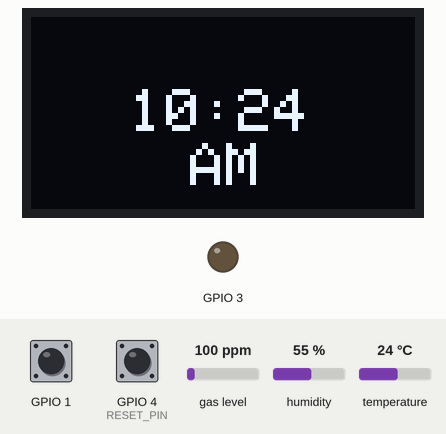
Bench run of a sketch on a simulated ESP32-C3. Shown: 128×64 one-colour display, output pins drawn as LEDs (lit = HIGH). The test bench sets the inputs (shaded band); at power-on: GPIO 4 (RESET_PIN) HIGH, gas level 100 ppm, GPIO 1 HIGH, humidity 55 %, temperature 24 °C. WiFi joins after 1.5 s; servers stay silent unless stated; I2S audio is not simulated (input reads silence); the local clock reads 2024-03-15 10:24:30 at power-on unless the sketch sets it; random numbers use the default seed unless the sketch sets one; pins used as bus, display or sensor lines are not drawn.

Above: at 5.0 s.
5.1 s: GPIO 4 (RESET_PIN) pulled LOW for 0.15 s
At 5.68 s:
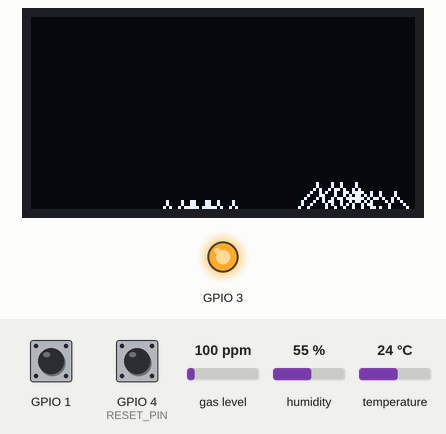
7.2 s: GPIO 4 (RESET_PIN) pulled LOW for 1 s
At 8.4 s:
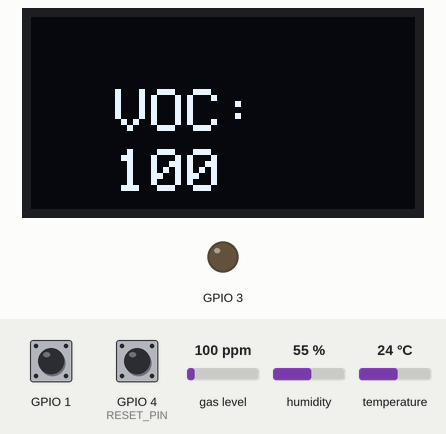
9.7 s: gas level set to 20 ppm
At 10.9 s:
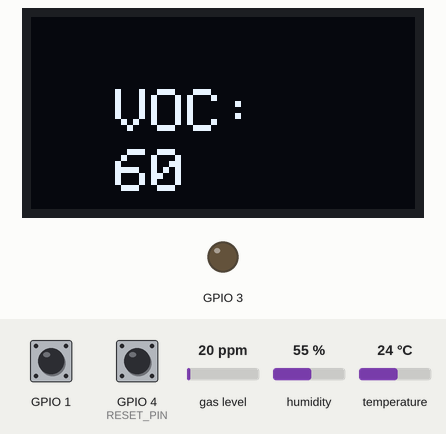
11.2 s: GPIO 1 pulled LOW for 1 s
At 11.52 s:
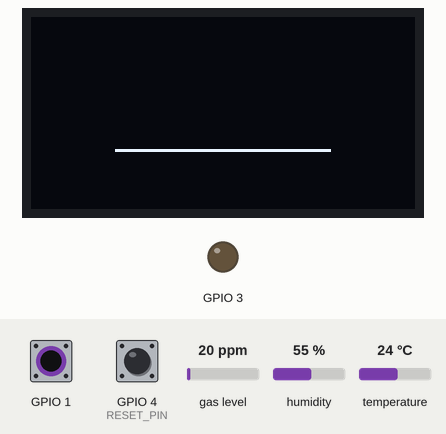
14.0 s: GPIO 1 pulled LOW for 0.15 s
At 14.15 s:
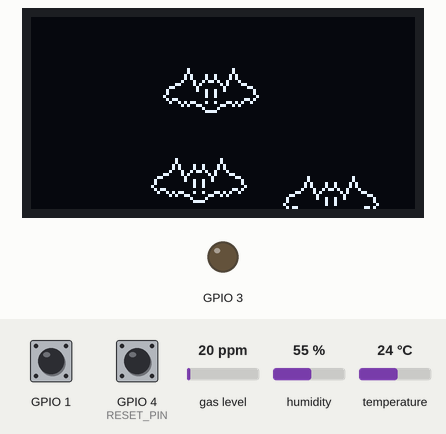
15.7 s: GPIO 1 pulled LOW for 0.15 s
At 17.0 s:
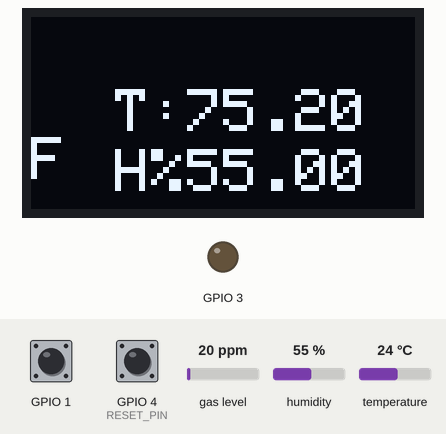
Timing chart, 0 to 18.5 s (numbered marks = the images above; inputs shaded):
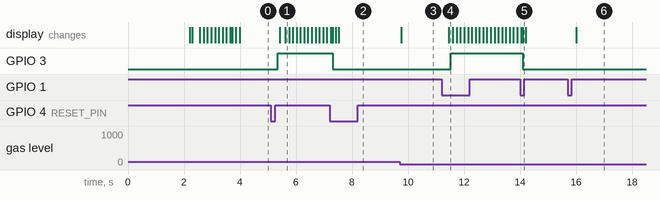

The sketch:

ESP32C3_supermini_OLED_NTP_Watch.ino
```cpp
#include <Adafruit_GFX.h>
#include <Adafruit_SSD1306.h>
#include <Wire.h>
#include <WiFi.h>
#include "time.h"
#include "Adafruit_SHTC3.h"
#include "Adafruit_SGP40.h"
#include <esp_task_wdt.h>
#include <driver/i2s.h>

#include "func.h"

void setup() {
  initOLED();

  initSensors();
  pinMode(0, OUTPUT);//for FLEDs
  digitalWrite(0, LOW);
  pinMode(3, OUTPUT);
  digitalWrite(3, LOW);

  WiFi.begin(ssid, password);

  while (WiFi.status() != WL_CONNECTED) {
    display.clearDisplay();
    display.drawBitmap(GX((72/2)-16), GY(4), load[frame], FRAME_WIDTH, FRAME_HEIGHT, 1);
    display.display();  // transfer internal memory to the display
    frame = (frame+1)%LOAD_FRAME_COUNT;
    delay(FRAME_DELAY);
  }
    display.clearDisplay();
    display.drawBitmap(GX((72/2)-16), GY(4), checkmark, FRAME_WIDTH, FRAME_HEIGHT, 1);
    display.display();  // transfer internal memory to the display


  configTime(gmtOffset_sec, daylightOffset_sec, ntpServer);
  printLocalTime();


  //disconnect WiFi as it's no longer needed
  WiFi.disconnect(true);
  WiFi.mode(WIFI_OFF);

  pinMode(4, INPUT_PULLUP);
  pinMode(1, INPUT_PULLUP);
  initMicrophone();
  noise_floor = calibrateNoiseFloor();
  pinMode(0, OUTPUT); //for FLEDs
  digitalWrite(0, LOW);
  pinMode(3, OUTPUT);
  digitalWrite(3, LOW);
}

void loop(void) {
  pollButtons();

  if (screen != ScreenMode::Twinkles) {
    digitalWrite(0, LOW);
    digitalWrite(3, LOW);
  }
 handleScreens();
}
```

func.h
```cpp
#include "vars.h"
void enterBootloader() {
  delay(100);

  // Proper watchdog configuration
  const esp_task_wdt_config_t wdt_config = {
    .timeout_ms = 1000,
    .idle_core_mask = 0,
    .trigger_panic = true
  };

  esp_task_wdt_init(&wdt_config);
  esp_task_wdt_add(xTaskGetCurrentTaskHandle());

  while (true)
    ;  // Wait for watchdog to trigger
}

void checkUploadTrigger() {
  if (Serial.available() && Serial.read() == 'b') {
    enterBootloader();
  }
}

// Hardware reset function
void hardwareReset() {
  pinMode(RESET_PIN, OUTPUT);
  digitalWrite(RESET_PIN, LOW);
  delayMicroseconds(100);
  digitalWrite(RESET_PIN, HIGH);
  delay(10);
}

void drawSprite(uint8_t x, uint8_t y) {
  display.drawBitmap(GX(x), GY(y), twinkle0, 8, 8, SSD1306_WHITE);
}

uint8_t buttonsState() {
  uint8_t state = 0;
  // Read GPIO4 (Left Button). Assume active-low wiring (LOW = pressed)
  if (digitalRead(4) == LOW) {
    state |= LEFT_BUTTON;  // Set bit 4 if pressed
  }
  // Read GPIO1 (Right Button). Use caution with GPIO1 (UART TX)!
  if (digitalRead(1) == LOW) {
    state |= RIGHT_BUTTON;  // Set bit 1 if pressed
  }
  return state;
}
bool anyPressed(uint8_t buttons) {
  return (buttonsState() & buttons) != 0;
}
bool pressed(uint8_t buttons) {
  return (buttonsState() & buttons) == buttons;
}
bool notPressed(uint8_t buttons) {
  return (buttonsState() & buttons) == 0;
}

bool justPressed(uint8_t button) {
  return (!(previousButtonState & button) && (currentButtonState & button));
}
bool justReleased(uint8_t button) {
  return (!(previousButtonState & button) && !(currentButtonState & button));
}
void pollButtons() {
  previousButtonState = currentButtonState;
  currentButtonState = buttonsState();
}


void printLocalTime() {
  struct tm timeinfo;
  getLocalTime(&timeinfo);
  display.setCursor(timeX, timeY);
  display.print(&timeinfo, "%I:%M");
  int currentHour = timeinfo.tm_hour;
  if (currentHour >= 12) {
    am = false;
    pm = true;
  } else {
    am = true;
    pm = false;
  }
  display.setCursor(timeX + 20, timeY + 18);
  display.print(pm ? "PM" : "AM");
}

void initSensors() {
  if (!clim.begin()) {
    while (1) delay(1);
  }
  if (!mox.begin()) {
    while (1) delay(1);
  }
}
void initOLED() {
  //delay(1000);
  pinMode(9, INPUT_PULLUP);  // GPIO9 = BOOT button

  // Upload rescue delay
  delay(2000);  // 2-second window for uploads

  // Check for serial upload trigger
  Serial.begin(115200);
  for (int i = 0; i < 20; i++) {
    checkUploadTrigger();
    delay(10);
  }
  hardwareReset();

  Wire.begin(5, 6);  // SDA=GPIO5, SCL=GPIO6
  Wire.setClock(400000);

  if (!display.begin(SSD1306_SWITCHCAPVCC, SCREEN_ADDRESS)) {
    Serial.println(F("SSD1306 allocation failed"));
    for (;;)
      ;
  }
  display.setTextSize(2);
  display.setTextColor(SSD1306_WHITE);
  display.clearDisplay();
  display.display();
}


void swapInt16(int16_t& a, int16_t& b) {
  int16_t temp = a;
  a = b;
  b = temp;
}

void drawLine(int16_t x0, int16_t y0, int16_t x1, int16_t y1, uint8_t color = WHITE) {
  // bresenham's algorithm - thx wikpedia
  bool steep = abs(y1 - y0) > abs(x1 - x0);
  if (steep) {
    swapInt16(x0, y0);
    swapInt16(x1, y1);
  }

  if (x0 > x1) {
    swapInt16(x0, x1);
    swapInt16(y0, y1);
  }

  int16_t dx, dy;
  dx = x1 - x0;
  dy = abs(y1 - y0);

  int16_t err = dx / 2;
  int8_t ystep;

  if (y0 < y1) {
    ystep = 1;
  } else {
    ystep = -1;
  }

  for (; x0 <= x1; x0++) {
    if (steep) {
      display.drawPixel(y0, x0, color);
    } else {
      display.drawPixel(x0, y0, color);
    }

    err -= dy;
    if (err < 0) {
      y0 += ystep;
      err += dx;
    }
  }
}
float removeDCOffset(int32_t raw) {
  static float dc_offset = 0.0f;
  static float alpha = 0.9999f;  // Very slow DC removal

  dc_offset = alpha * dc_offset + (1 - alpha) * raw;
  return raw - dc_offset;
}
void initMicrophone() {
  i2s_config_t i2s_config = {
    .mode = (i2s_mode_t)(I2S_MODE_MASTER | I2S_MODE_RX),
    .sample_rate = SAMPLE_RATE,
    .bits_per_sample = I2S_BITS_PER_SAMPLE_32BIT,  // INMP441 uses 32-bit container
    .channel_format = I2S_CHANNEL_FMT_ONLY_LEFT,
    .communication_format = I2S_COMM_FORMAT_I2S,
    .intr_alloc_flags = ESP_INTR_FLAG_LEVEL1,
    .dma_buf_count = 4,
    .dma_buf_len = 256,
    .use_apll = false,
    .tx_desc_auto_clear = false,
    .fixed_mclk = 0
  };

  i2s_pin_config_t pin_config = {
    .bck_io_num = I2S_MIC_SERIAL_CLOCK,
    .ws_io_num = I2S_MIC_LEFT_RIGHT,
    .data_out_num = I2S_PIN_NO_CHANGE,
    .data_in_num = I2S_MIC_SERIAL_DATA
  };

  i2s_driver_install(I2S_NUM_0, &i2s_config, 0, NULL);
  i2s_set_pin(I2S_NUM_0, &pin_config);
}

// Improved envelope detector
float calculateEnvelope(float sample) {
  static float envelope = MIN_AMPLITUDE;
  const float attack = (sample > envelope) ? 0.1f : 0.0001f;

  envelope = (1 - attack) * envelope + attack * fabs(sample);
  return max(envelope, MIN_AMPLITUDE);
}

float calculateGain(int16_t sample) {
  static float gain = 2.0;
  const float attack = 1.0 - exp(-1.0 / (SAMPLE_RATE * ATTACK_US / 1000000.0));
  const float release = exp(-1.0 / (SAMPLE_RATE * RELEASE_US / 1000000.0));

  float amplitude = fabs(sample / 32768.0f);
  static float envelope = 0.0;

  envelope = max(amplitude, envelope * release);

  if (envelope > (NOISE_FLOOR / 32768.0f)) {
    gain = min(1.0f, gain + attack);
  } else {
    gain = max(0.01f, gain * release);
  }

  return gain;
}

// Proper 24-bit sample conversion
float processSample(int32_t raw) {
  // 1. Convert 32-bit container to 24-bit sample
  raw >>= 8;  // Discard lower 8 bits (24-bit in 32-bit container)

  // 2. Convert to float (-1.0 to 1.0)
  float sample = raw / 8388608.0f;  // 2^23 = 8,388,608

  // 3. DC offset removal
  static float dc_offset = 0;
  dc_offset = 0.9999f * dc_offset + 0.0001f * sample;
  return sample - dc_offset;
}

// Debug output
void printLevels() {
  static uint32_t last_print = 0;
  if (millis() - last_print > 1000) {
    Serial.printf("Raw: %6d  Envelope: %.4f  dB: %6.1f\n",
                  raw_samples[0],
                  envelope,
                  20 * log10(envelope));
    last_print = millis();
  }
}

// INMP441-specific noise floor calibration
float calibrateNoiseFloor() {
  const int calibration_samples = 512;
  float sum = 0;

  for (int i = 0; i < calibration_samples; i++) {
    int32_t raw;
    size_t bytes_read;
    i2s_read(I2S_NUM_0, &raw, sizeof(raw), &bytes_read, portMAX_DELAY);
    sum += fabs(processSample(raw));
  }
  return (sum / calibration_samples) * 3.0f;  // 3σ threshold
}
void captureAudio() {
  size_t bytes_read;
  i2s_read(I2S_NUM_0, raw_samples, sizeof(raw_samples), &bytes_read, portMAX_DELAY);

  // Track peak over 100ms window
  static float peak = 0;
  float current_peak = 0;

  for (int i = 0; i < SAMPLE_COUNT; i++) {
    waveform[i] = processSample(raw_samples[i]);
    current_peak = max(current_peak, fabs(waveform[i] / 32768.0f));
  }

  // Smooth peak tracking
  peak = 0.9 * peak + 0.1 * current_peak;
  max_amplitude = 32768 * (peak + 0.01);  // Prevent division by zero
}

// Audio processing pipeline
void processAudio() {
  static float noise_floor = 0.01f;
  static float max_amplitude = 3.0f;

  size_t bytes_read;
  i2s_read(I2S_NUM_0, raw_samples, sizeof(raw_samples), &bytes_read, portMAX_DELAY);

  // Process samples
  float current_max = 0;
  for (int i = 0; i < SAMPLE_COUNT; i++) {
    float sample = processSample(raw_samples[i]);

    // Noise gate
    if (fabs(sample) < noise_floor) {
      sample = 0;
    }

    // Adaptive scaling
    current_max = fmax(current_max, fabs(sample));
    processed_samples[i] = sample;
  }

  // Update amplitude tracking
  max_amplitude = 0.9f * max_amplitude + 0.1f * current_max;
}

// OLED Visualization
void drawWaveform() {
  const float vertical_scale = 8.0f;
  const int mid_y = GY(VISIBLE_HEIGHT / 2);
  const int amp_range = (VISIBLE_HEIGHT / 2) * vertical_scale;


  // Draw center line
  display.drawFastHLine(GX(0), mid_y, VISIBLE_WIDTH, SSD1306_WHITE);

  // Draw waveform
  for (int x = 1; x < SAMPLE_COUNT; x++) {
    int y_prev = mid_y + constrain(processed_samples[x - 1] * amp_range, -amp_range, amp_range);
    int y_curr = mid_y + constrain(processed_samples[x] * amp_range, -amp_range, amp_range);

    display.drawLine(GX(x - 1), y_prev, GX(x), y_curr, SSD1306_WHITE);
  }
}


void initTwinkles(const uint8_t (*bitmap)[128], uint8_t w, uint8_t h, int cframe) {
  uint8_t icons[NUMFLAKES][3];
  cframe = 0;
  // initialize
  for (uint8_t f = 0; f < NUMFLAKES; f++) {
    icons[f][XPOS] = random(GX(-16), GX(VISIBLE_WIDTH));
    icons[f][YPOS] = GY(40);
    icons[f][DELTAY] = random(-5, -1) + -1;
  }
  while (screen == ScreenMode::Twinkles) {
    // draw each icon
    digitalWrite(0, HIGH);
    digitalWrite(3, HIGH);
    pollButtons();
    display.clearDisplay();


    for (uint8_t f = 0; f < NUMFLAKES; f++) {
      display.drawBitmap(icons[f][XPOS], icons[f][YPOS], bitmap[cframe], w, h, 1);
      // move it
      icons[f][YPOS] += icons[f][DELTAY];
      // if its gone, reinit
      if (icons[f][YPOS] < GY(-16)) {
        icons[f][XPOS] = random(GX(-16), GY(VISIBLE_WIDTH));
        icons[f][YPOS] = GY(40);
        icons[f][DELTAY] = random(-5, -1) + -1;
      }
    }
    cframe = (cframe + 1) % BAT_FRAME_COUNT;
    delay(FRAME_DELAY);

    if (justPressed(LEFT_BUTTON)) {
      screen = ScreenMode::Waveform;
    }
    if (justPressed(RIGHT_BUTTON)) {
      screen = ScreenMode::Time;
    }
    display.display();
  }
}

void sensorsUpdate() {
  //Wire.endTransmission();           // Force release I2C bus
  clim.getEvent(&humidity, &temp);  // populate temp and humidity objects with fresh data
  voc_index = mox.measureVocIndex(temp.temperature, humidity.relative_humidity);
}

void handleScreens() {
  ////Wire.endTransmission();           // Force release I2C bus
  clim.getEvent(&humidity, &temp);  // populate temp and humidity objects with fresh data
  voc_index = mox.measureVocIndex(temp.temperature, humidity.relative_humidity);

  switch (screen) {
    case ScreenMode::Time:

      display.clearDisplay();  // clear the internal memory
      printLocalTime();
      display.display();  // transfer internal memory to the display
      //Wire.endTransmission();  // Force release I2C bus
      if (justPressed(LEFT_BUTTON)) {
        screen = ScreenMode::Twinkles;
      }
      if (justPressed(RIGHT_BUTTON)) {
        screen = ScreenMode::TempHumidity;
      }
      break;

    case ScreenMode::TempHumidity:
      ////Wire.endTransmission();  // Force release I2C bus

      // Read SHTC3 sensor (Adafruit library uses Wire)
      //sensors_event_t humidity, temp;
      //clim.getEvent(&humidity, &temp);

      // Update display with sensor data
      display.clearDisplay();
      display.setCursor(GX(0), GY(0));
      display.print("T:");
      display.println(temp.temperature * 1.8 + 32);
      display.print("F");
      display.setCursor(GX(0), GY(20));
      display.print("H%");
      display.print(humidity.relative_humidity);
      display.display();
      //Wire.endTransmission();  // Release bus again
      if (justPressed(LEFT_BUTTON)) {
        screen = ScreenMode::Time;
      }
      if (justPressed(RIGHT_BUTTON)) {
        screen = ScreenMode::VocIndex;
      }
      break;

    case ScreenMode::VocIndex:

      // Update display with sensor data
      display.clearDisplay();
      display.setCursor(GX(0), GY(0));
      display.println("VOC: ");
      display.setCursor(GX(0), GY(20));
      display.println(voc_index);
      display.display();
      //Wire.endTransmission();
      if (justPressed(LEFT_BUTTON)) {
        screen = ScreenMode::TempHumidity;
      }
      if (justPressed(RIGHT_BUTTON)) {
        screen = ScreenMode::Waveform;
      }

      break;

    case ScreenMode::Waveform:
      while (screen == ScreenMode::Waveform) {
        pollButtons();
        processAudio();
        display.clearDisplay();
        drawWaveform();
        display.display();
        if (pressed(LEFT_BUTTON)) { screen = ScreenMode::VocIndex; }
        if (pressed(RIGHT_BUTTON)) { screen = ScreenMode::Twinkles; }
      }
      break;

    case ScreenMode::Twinkles:

      initTwinkles(bat, 32, 32, frame);

      break;
  }
}
```

vars.h
```cpp
#pragma once

#include "arrays.h"

////////
///////Please keep in mind that pins 5 and 6 should not be used as buttons, and cannot be grounded for the display to work.
///////
///////
//#define LEFT_BUTTON A4
//#define RIGHT_BUTTON A1
// Define bitmasks for buttons (GPIO4 = Left, GPIO1 = Right)
#define LEFT_BUTTON (1 << 4)   // Bit 4 represents GPIO4
#define RIGHT_BUTTON (1 << 1)  // Bit 1 represents GPIO1
#define NUMFLAKES 5
#define XPOS 0
#define YPOS 1
#define DELTAY 2

// Add these parameters at the top
#define SAMPLE_RATE           16000  // INMP441 supports up to 48kHz
#define BIT_DEPTH             24     // INMP441 is 24-bit

#define NOISE_FLOOR 10       // Adjust based on your environment (0-1000)
#define ATTACK_US         5000  // 10ms attack time
#define RELEASE_US        300000 // 300ms release time
#define DYNAMIC_RANGE 40.0f   // dB of range to display (40dB is natural)
// Add these constants
#define MIN_AMPLITUDE 0.0001f  // -80 dBFS (avoid log(0))
#define CALIBRATION_SAMPLES 512

// OLED Configuration
#define VISIBLE_WIDTH 72
#define VISIBLE_HEIGHT 40
#define X_OFFSET 28
#define Y_OFFSET 24
#define TEXT_Y_OFFSET 36
#define GX(x) (x + X_OFFSET)
#define GY(y) (y + Y_OFFSET)
#define TX(x) (x + X_OFFSET)  // Text X position
#define TY(y) (y + TEXT_Y_OFFSET) // Text Y position
// I2S Microphone Configuration
#define SAMPLE_COUNT VISIBLE_WIDTH
#define I2S_MIC_SERIAL_CLOCK GPIO_NUM_10
#define I2S_MIC_LEFT_RIGHT GPIO_NUM_7
#define I2S_MIC_SERIAL_DATA GPIO_NUM_2

#define BUFFER_WIDTH 128
#define BUFFER_HEIGHT 64
#define RESET_PIN 4
#define SCREEN_ADDRESS 0x3C

const char* ssid = "Polaris";
const char* password = "Gaystuffs";
const char* ntpServer = "pool.ntp.org";

const long gmtOffset_sec = -21600;
const long interval = 1000;

const int daylightOffset_sec = 3600;

// Global variables
float current_gain = 1.0;
float envelope = 0.0f;
float processed_samples[SAMPLE_COUNT];
float noise_floor;

uint32_t last_activity = 0;

int32_t raw_samples[SAMPLE_COUNT];
int32_t voc_index;
int16_t waveform[SAMPLE_COUNT];
int16_t max_amplitude = 1000;    // Auto-adjusts to input

int xOffset = 28;
int textyOffset = 36;
int yOffset = 24;
int width = xOffset+72;
int height = yOffset+40;
int frame = 0;

uint8_t timeX = (GX(5));
uint8_t timeY = (GY(0));
uint8_t currentButtonState = 0;
uint8_t previousButtonState = 0;


bool am;
bool pm;

unsigned long previousMillis = 0;

sensors_event_t humidity, temp;


Adafruit_SGP40 mox;                      //metal oxide sensor
Adafruit_SHTC3 clim = Adafruit_SHTC3();  //environmental sensor (temp/humidity)

Adafruit_SSD1306 display(BUFFER_WIDTH, BUFFER_HEIGHT, &Wire, -1);


enum class ScreenMode : uint8_t {
  Time,
  Waveform,
  TempHumidity,
  VocIndex,
  Twinkles
};

struct Wave {
  int x;
  int y;
};

Wave wave = { 0, 0 };
ScreenMode screen = { ScreenMode::Time };
```

Source omitted: arrays.h (data table, 18083 bytes)

Measured:
- after the input at 5.1 s, GPIO 3: LOW → HIGH after 0.25 s; the display: first changes after 0.31 s (image 1 shows a later state)
- after the input at 7.2 s, GPIO 3: HIGH → LOW after 0.11 s
- after the input at 9.7 s, the display: changes after 0.05 s (image 3)
- after the input at 11.2 s, GPIO 3: LOW → HIGH after 0.34 s; the display: changes after 0.25 s (image 4)
- after the input at 14.0 s, GPIO 3: HIGH → LOW after 0.10 s
- after the input at 15.7 s, the display: changes after 0.32 s (image 6)
